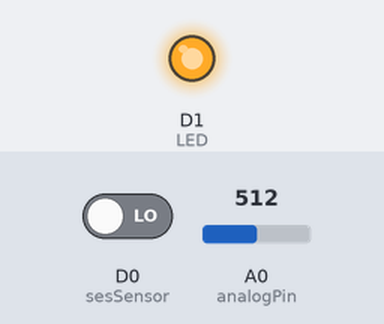
Bench run of a sketch on a simulated ESP8266 (NodeMCU). On the bench: output pins drawn as LEDs (lit = HIGH). The inputs (shaded band) are chosen by the test bench; at power-on: A0 (analogPin) = 512, D0 (sesSensor) LOW. What the sketch prints to the serial monitor is not drawn.

Above: at 1.2 s.
1.3 s: A0 (analogPin) set to 92
4.3 s: A0 (analogPin) set to 79
Timing chart, 0 to 7.3 s (numbered marks = the images above; inputs shaded):
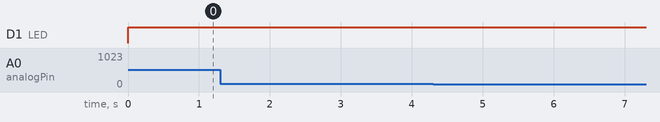

The sketch:

DENEYAP_L4_1_14_Ses_Sensoru_4Bacakli.ino
```cpp
/*  HAFTA 4 - GOZLE UYGULAMA 1.14 Ses Sensoru
 *  KONU: KY038 Ses Sensoru.
 *  Amac: Ses sensoru ile gurultu algilama. Gurultu 85 den buyukse led yak, kucukse kapat.
 */

int sesSensor = D0;
int analogPin = A0;
int LED = D1;

int sensorDurum;
float analogSensor;

void setup() {
  pinMode(sesSensor, INPUT);
  pinMode(analogPin, INPUT);
  pinMode(LED, OUTPUT);
  Serial.begin(115200);
}

void loop() {

  sensorDurum = digitalRead(sesSensor); //Sensorun ses algilayip algilamaigi bilgisi 1-0 gelir
  analogSensor = analogRead(analogPin); //Gurultu duzeyini analog olarak okuyoruz.

  Serial.print("Sensor durum: ");
  Serial.println(sensorDurum);

  Serial.print("Gurultu Duzeyi: ");
  Serial.println(analogSensor, 2);      // '2' degeri yazdirilacak sayinin sifirdan sonra 2 basamaginin gosterilmesini saglar orn 3.14598 yerine 3.14 gozukecektir

  if(analogSensor >= 85){
    Serial.println("Gurultu seviyesi AŞILDI, YUKSEK!");
    digitalWrite(LED, HIGH);
    delay(250);
    digitalWrite(LED, LOW);
  }else{
    Serial.println("Gurultu seviyesi AŞILMADI, DUSUK.");
    digitalWrite(LED, HIGH);
    delay(1000);
    digitalWrite(LED, LOW);
  }
}
```
